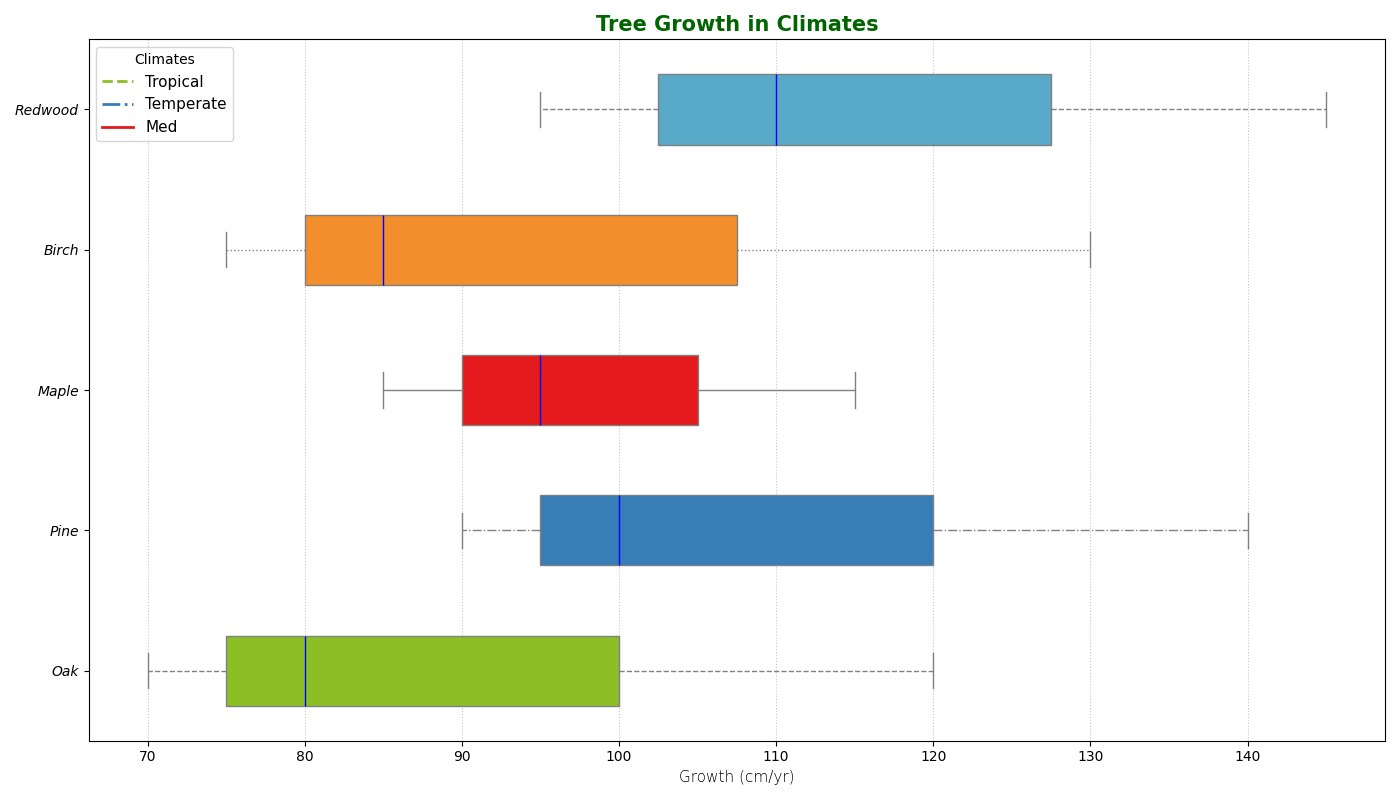

Write Python code to recreate this figure.
import numpy as np
import matplotlib.pyplot as plt

tree_species = ['Oak', 'Pine', 'Maple', 'Birch', 'Redwood']

climate_tropical = [120, 140, 115, 130, 145]
climate_temperate = [80, 100, 95, 85, 110]
climate_mediterranean = [70, 90, 85, 75, 95]

data = [
    climate_tropical,
    climate_temperate,
    climate_mediterranean
]

fig, ax = plt.subplots(figsize=(14, 8))

colors = ['#8CBF26', '#377EB8', '#E41A1C', '#F28E2B', '#59A9C8']
line_styles = ['--', '-.', '-', ':', '--']
marker_styles = ['o', 's', '^', 'd', '*']

for i, species in enumerate(tree_species):
    species_data = [climate[i] for climate in data]
    bp = ax.boxplot(species_data, positions=[i], widths=0.5, vert=False, patch_artist=True,
                    boxprops=dict(facecolor=colors[i], color='grey'),
                    whiskerprops=dict(color='grey', linestyle=line_styles[i]),
                    capprops=dict(color='grey'),
                    flierprops=dict(marker=marker_styles[i], color='red', alpha=0.6),
                    medianprops=dict(color='blue'),
                    notch=False)

ax.set_yticks(range(len(tree_species)))
ax.set_yticklabels(tree_species, fontsize=10, fontstyle='italic')
ax.set_xlabel("Growth (cm/yr)", fontsize=11, fontweight='light')
ax.set_title("Tree Growth in Climates", fontsize=15, fontweight='bold', color='darkgreen')
ax.grid(axis='x', linestyle=':', alpha=0.7)

handles = [plt.Line2D([0], [0], color=colors[i], lw=2, linestyle=line_styles[i]) for i in range(len(colors))]
ax.legend(handles, ['Tropical', 'Temperate', 'Med'], title='Climates', loc='best', fontsize=11)

plt.tight_layout()
plt.show()
